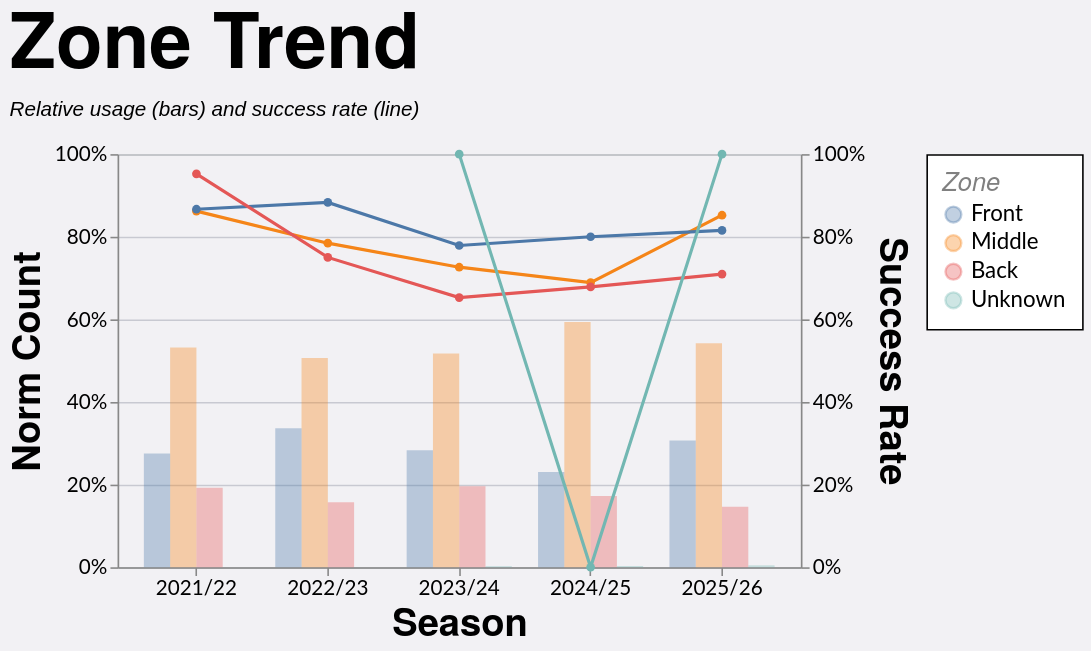

Write the Vega-Lite specification saved for this chart.
### Vega-Lite specification from a JSON file in a GitHub repository (floating-point values rounded to 4 significant figures; data arrays with more than 128 entries replaced by an {"elided": "..."} marker saying what was removed)
{"config": {"axis": {"labelFont": "Lato, sans-serif", "titleFont": "PT Sans Narrow, Helvetica Neue, Helvetica, Arial, sans-serif", "labelFontSize": 13, "titleFontSize": 24, "gridColor": "#202947", "gridOpacity": 0.2}, "header": {"labelFont": "PT Sans Narrow, Helvetica Neue, Helvetica, Arial, sans-serif", "titleFont": "PT Sans Narrow, Helvetica Neue, Helvetica, Arial, sans-serif", "labelFontSize": 24, "titleFontSize": 28, "labelFontWeight": "bold", "orient": "left"}, "legend": {"labelFont": "Lato, sans-serif", "titleFont": "PT Sans Narrow, Helvetica Neue, Helvetica, Arial, sans-serif", "labelFontSize": 14, "titleFontSize": 16, "titlePadding": 5, "fillColor": "white", "strokeColor": "black", "padding": 10, "titleFontWeight": "lighter", "titleFontStyle": "italic", "titleColor": "gray", "offset": 10}, "title": {"font": "PT Sans Narrow, Helvetica Neue, Helvetica, Arial, sans-serif", "fontSize": 48, "fontWeight": "bold", "anchor": "start", "align": "center", "titlePadding": 20, "subtitlePadding": 10, "subtitleFontSize": 13, "subtitleColor": "", "subtitleFontStyle": "italic", "offset": 15, "color": "black"}, "axisX": {"labelAngle": 0}, "facet": {"title": null, "header": null, "align": {"row": "each", "column": "each"}}, "resolve": {"scale": {"y": "independent", "facet": "independent"}}, "background": "#f2f1f4"}, "layer": [{"mark": {"type": "bar", "opacity": 0.35}, "encoding": {"color": {"field": "area", "sort": ["Front", "Middle", "Back"], "title": "Zone", "type": "nominal"}, "tooltip": [{"field": "season", "title": "Season", "type": "nominal"}, {"field": "area", "title": "Zone", "type": "nominal"}, {"field": "won", "format": ",.0f", "title": "Won", "type": "quantitative"}, {"field": "attempts", "format": ",.0f", "title": "Attempts", "type": "quantitative"}, {"field": "norm_count", "format": ".1%", "title": "Norm Count", "type": "quantitative"}, {"field": "success_rate", "format": ".1%", "title": "Success Rate", "type": "quantitative"}], "x": {"field": "season", "sort": ["2021/22", "2022/23", "2023/24", "2024/25", "2025/26"], "title": "Season", "type": "nominal"}, "xOffset": {"field": "area", "sort": ["Front", "Middle", "Back"], "type": "nominal"}, "y": {"axis": {"format": "%", "orient": "left"}, "field": "norm_count", "scale": {"domain": [0, 1]}, "title": "Norm Count", "type": "quantitative"}}, "transform": [{"filter": "(loSquad == 'All' || datum.squad == loSquad) && (loGameType == 'All' || (loGameType == 'League + Cup' && (datum.game_type == 'League' || datum.game_type == 'Cup')) || (loGameType == 'League only' && datum.game_type == 'League') || datum.game_type == loGameType) && (loOpposition == 'All' || datum.opposition == loOpposition) && (loThrower == 'All' || datum.thrower == loThrower) && (loJumper == 'All' || datum.jumper == loJumper) && (loArea == 'All' || datum.area == loArea) && (loNumbers == 'All' || datum.numbers == loNumbers) && (loCallType == 'All' || datum.call_type == loCallType)"}, {"aggregate": [{"op": "count", "as": "attempts"}, {"op": "sum", "field": "won", "as": "won"}], "groupby": ["season", "area"]}, {"joinaggregate": [{"op": "sum", "field": "attempts", "as": "season_attempts"}], "groupby": ["season"]}, {"calculate": "datum.attempts / datum.season_attempts", "as": "norm_count"}, {"calculate": "datum.won / datum.attempts", "as": "success_rate"}]}, {"mark": {"type": "line", "point": true, "strokeWidth": 2}, "encoding": {"color": {"field": "area", "sort": ["Front", "Middle", "Back"], "title": "Zone", "type": "nominal"}, "detail": {"field": "area", "type": "nominal"}, "tooltip": [{"field": "season", "title": "Season", "type": "nominal"}, {"field": "area", "title": "Zone", "type": "nominal"}, {"field": "won", "format": ",.0f", "title": "Won", "type": "quantitative"}, {"field": "attempts", "format": ",.0f", "title": "Attempts", "type": "quantitative"}, {"field": "norm_count", "format": ".1%", "title": "Norm Count", "type": "quantitative"}, {"field": "success_rate", "format": ".1%", "title": "Success Rate", "type": "quantitative"}], "x": {"field": "season", "sort": ["2021/22", "2022/23", "2023/24", "2024/25", "2025/26"], "title": "Season", "type": "nominal"}, "y": {"axis": {"format": "%", "orient": "right"}, "field": "success_rate", "scale": {"domain": [0, 1]}, "title": "Success Rate", "type": "quantitative"}}, "transform": [{"filter": "(loSquad == 'All' || datum.squad == loSquad) && (loGameType == 'All' || (loGameType == 'League + Cup' && (datum.game_type == 'League' || datum.game_type == 'Cup')) || (loGameType == 'League only' && datum.game_type == 'League') || datum.game_type == loGameType) && (loOpposition == 'All' || datum.opposition == loOpposition) && (loThrower == 'All' || datum.thrower == loThrower) && (loJumper == 'All' || datum.jumper == loJumper) && (loArea == 'All' || datum.area == loArea) && (loNumbers == 'All' || datum.numbers == loNumbers) && (loCallType == 'All' || datum.call_type == loCallType)"}, {"aggregate": [{"op": "count", "as": "attempts"}, {"op": "sum", "field": "won", "as": "won"}], "groupby": ["season", "area"]}, {"joinaggregate": [{"op": "sum", "field": "attempts", "as": "season_attempts"}], "groupby": ["season"]}, {"calculate": "datum.attempts / datum.season_attempts", "as": "norm_count"}, {"calculate": "datum.won / datum.attempts", "as": "success_rate"}]}], "data": {"name": "data-1e1c135a98a60ffade50e9c83bbe9560"}, "height": 260, "params": [{"name": "loSquad", "value": "All"}, {"name": "loSeason", "value": "All"}, {"name": "loGameType", "value": "All"}, {"name": "loOpposition", "value": "All"}, {"name": "loThrower", "value": "All"}, {"name": "loJumper", "value": "All"}, {"name": "loArea", "value": "All"}, {"name": "loNumbers", "value": "All"}, {"name": "loCallType", "value": "All"}], "resolve": {"scale": {"y": "independent"}}, "title": {"text": "Zone Trend", "subtitle": "Relative usage (bars) and success rate (line)"}, "width": 430, "$schema": "https://vega.github.io/schema/vega-lite/v5.20.1.json", "datasets": {"data-1e1c135a98a60ffade50e9c83bbe9560": {"elided": "1242 records"}}}
